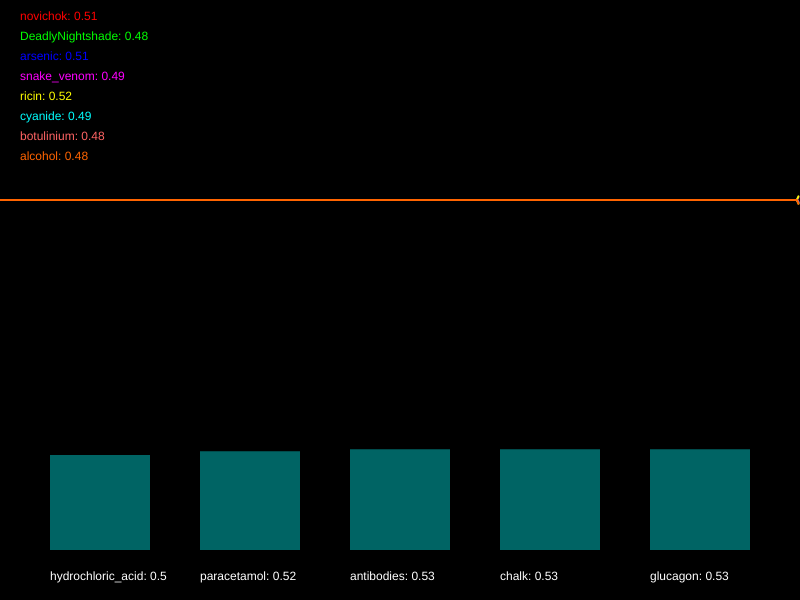
Frame 1 (no input)
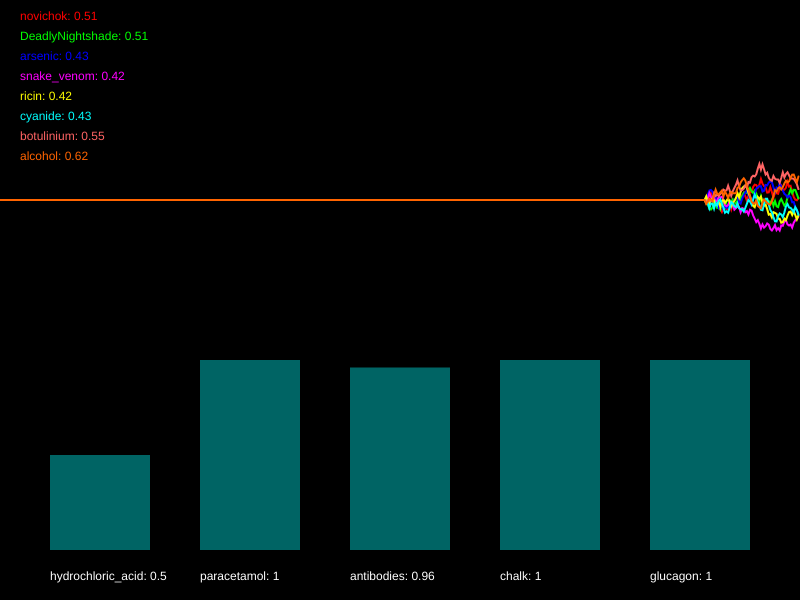
Frame 60 (no input)
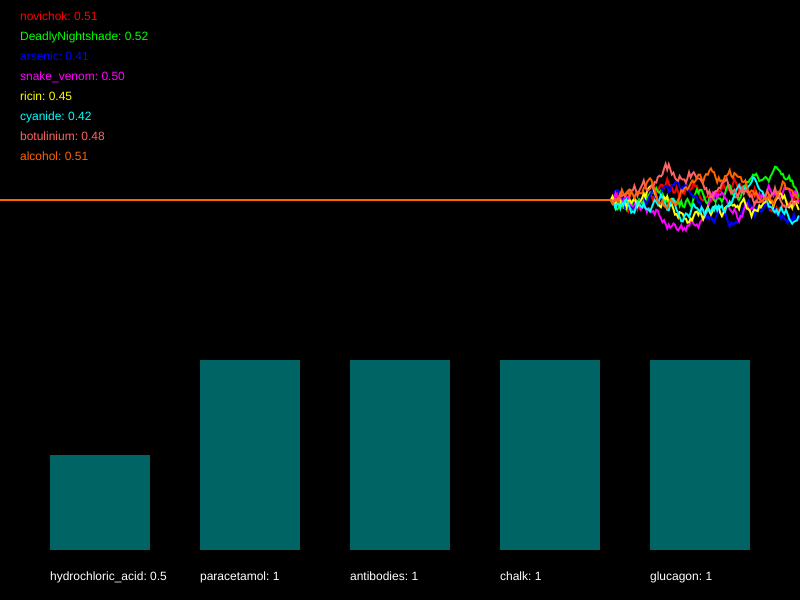
Frame 120 (the mouse pressed at the canvas centre since frame 60)

The p5.js sketch that drew these frames (run headless with seeded random() and noise() and a simulated clock; from frame 60 on, the mouse is pressed at the canvas centre):

// p5.js sketch
// ── sketch.js
/*

Officer: 1450836
CaseNum: 401-3-31822364-1450836

Case 401 - The Case of Norbert's Weiner Stand
Stage 4 - Mortal Cupcake

It seems that Norbert is getting desperate now. In what appears to be his final stand he has set up his own cupcake shop. The laced cupcakes look delicious but they are extremely dangerous. Just a brief whiff of one can induce a series of
deadly symptoms. This is Norbert’s most complex poison to date, so you’ll have to work hard to produce a viable antidote.

You must develop the antidote by using conditional statements in the draw loop to do the following.

	- When alcohol goes above 0.57, botulinium dips below 0.3, and also novichok goes above 0.43, try decreasing hydrochloric_acid by 0.01
	- If ricin goes above 0.74, DeadlyNightshade goes above 0.26, snake_venom dips below 0.49, and also cyanide dips below 0.35, raise hydrochloric_acid by 0.02
	- When ricin dips below 0.69, whilst at the same time, alcohol goes above 0.32 or snake_venom dips below 0.46, decrease paracetamol by 0.03
	- If either DeadlyNightshade goes above 0.39, novichok goes above 0.28, arsenic dips below 0.34, or perhaps cyanide goes above 0.68, increase paracetamol by 0.05
	- When DeadlyNightshade goes above 0.73 or cyanide dips below 0.41, whilst at the same time, novichok dips below 0.68, decrease antibodies by 0.02
	- If either botulinium dips below 0.27, snake_venom goes above 0.43, alcohol dips below 0.53, or perhaps ricin dips below 0.26, raise antibodies by 0.03
	- If arsenic dips below 0.25 and botulinium dips below 0.26, or on the other hand, alcohol dips below 0.46, decrement chalk by 0.05
	- When DeadlyNightshade dips below 0.65 and cyanide goes above 0.62, or on the other hand, novichok dips below 0.73 or snake_venom goes above 0.63, increase chalk by 0.03
	- When arsenic dips below 0.35 or cyanide dips below 0.71, or on the other hand, ricin goes above 0.39 and botulinium goes above 0.46, reduce glucagon by 0.02
	- When DeadlyNightshade dips below 0.27 and snake_venom dips below 0.63, or on the other hand, alcohol goes above 0.52 or novichok goes above 0.33, increase glucagon by 0.05


Your conditional statements should consider the following poisons:

	- novichok
	- DeadlyNightshade
	- arsenic
	- snake_venom
	- ricin
	- cyanide
	- botulinium
	- alcohol


Your conditional statements should modify the following antidotes:

	- hydrochloric_acid
	- paracetamol
	- antibodies
	- chalk
	- glucagon


- There are many ways to complete this task but you should only use the following commands:

	if(){}
	>
	<
	&&
	||
	+=
	-=

*/

//Declare the poison variables
var novichok;
var DeadlyNightshade;
var arsenic;
var snake_venom;
var ricin;
var cyanide;
var botulinium;
var alcohol;


//Declare the antidote variables
var hydrochloric_acid;
var paracetamol;
var antibodies;
var chalk;
var glucagon;


//This variable is used for drawing the graph
var graphs;


function setup()
{

	createCanvas(800,600);
	strokeWeight(2);

	//initialise the poisons and antidotes
	novichok = 0.5;
	DeadlyNightshade = 0.5;
	arsenic = 0.5;
	snake_venom = 0.5;
	ricin = 0.5;
	cyanide = 0.5;
	botulinium = 0.5;
	alcohol = 0.5;
	hydrochloric_acid = 0.5;
	paracetamol = 0.5;
	antibodies = 0.5;
	chalk = 0.5;
	glucagon = 0.5;


	//fills the graph with empty values
	graphs = [];

	for(var i = 0; i < 8; i++)
	{
		graphs.push([]);
		for(var j = 0; j < 512; j++)
		{
			graphs[i].push(0.5);
		}
	}

}

function draw()
{

	//Develop the antidote below
	//Write conditional statements to change the amount of each substance ...
	// - When alcohol goes above 0.57, botulinium dips below 0.3, and also novichok goes above 0.43, try decreasing hydrochloric_acid by 0.01
	// - If ricin goes above 0.74, DeadlyNightshade goes above 0.26, snake_venom dips below 0.49, and also cyanide dips below 0.35, raise hydrochloric_acid by 0.02
	// - When ricin dips below 0.69, whilst at the same time, alcohol goes above 0.32 or snake_venom dips below 0.46, decrease paracetamol by 0.03
	// - If either DeadlyNightshade goes above 0.39, novichok goes above 0.28, arsenic dips below 0.34, or perhaps cyanide goes above 0.68, increase paracetamol by 0.05
	// - When DeadlyNightshade goes above 0.73 or cyanide dips below 0.41, whilst at the same time, novichok dips below 0.68, decrease antibodies by 0.02
	// - If either botulinium dips below 0.27, snake_venom goes above 0.43, alcohol dips below 0.53, or perhaps ricin dips below 0.26, raise antibodies by 0.03
	// - If arsenic dips below 0.25 and botulinium dips below 0.26, or on the other hand, alcohol dips below 0.46, decrement chalk by 0.05
	// - When DeadlyNightshade dips below 0.65 and cyanide goes above 0.62, or on the other hand, novichok dips below 0.73 or snake_venom goes above 0.63, increase chalk by 0.03
	// - When arsenic dips below 0.35 or cyanide dips below 0.71, or on the other hand, ricin goes above 0.39 and botulinium goes above 0.46, reduce glucagon by 0.02
	// - When DeadlyNightshade dips below 0.27 and snake_venom dips below 0.63, or on the other hand, alcohol goes above 0.52 or novichok goes above 0.33, increase glucagon by 0.05
	if(alcohol > 0.57 && botulinium < 0.3 && novichok > 0.43){
		hydrochloric_acid -= 0.01;
	}

	if(ricin > 0.74 && DeadlyNightshade > 0.26 && snake_venom < 0.49 && cyanide < 0.35){
		hydrochloric_acid += 0.02;
	}

	if(ricin < 0.69 && ( alcohol > 0.32 || snake_venom < 0.46)){
		paracetamol -= 0.03;
	}

	if(DeadlyNightshade > 0.39 || novichok > 0.28 || arsenic < 0.34 || cyanide > 0.68){
		paracetamol += 0.05;
	}

	if((DeadlyNightshade > 0.73 || cyanide < 0.41) && novichok < 0.68){
		antibodies -= 0.02;
	}

	if(botulinium < 0.27 || snake_venom > 0.43 || alcohol < 0.53 || ricin < 0.26){
		antibodies += 0.03;
	}

	if((arsenic < 0.25 && botulinium < 0.26) || alcohol < 0.46){
		chalk -= 0.05;
	}

	if((DeadlyNightshade < 0.65 && cyanide > 0.62 ) || (novichok < 0.73 || snake_venom > 0.63)){
		chalk += 0.03;
	}

	if((arsenic < 0.35 || cyanide < 0.71 )|| (ricin > 0.39 && botulinium > 0.46)){
		glucagon -= 0.02;
	}

	if((DeadlyNightshade < 0.27 && snake_venom < 0.63) || (alcohol > 0.52 || novichok > 0.33)){
		glucagon += 0.05;
	}


	//////////////////////////////////////////////////////

	//the code below generates new values using random numbers

	/*
		For testing, you might want to temporarily comment out
		these lines and set the same variables to constant values
		instead.
	*/

	novichok = nextValue(graphs[0],novichok);
	DeadlyNightshade = nextValue(graphs[1],DeadlyNightshade);
	arsenic = nextValue(graphs[2],arsenic);
	snake_venom = nextValue(graphs[3],snake_venom);
	ricin = nextValue(graphs[4],ricin);
	cyanide = nextValue(graphs[5],cyanide);
	botulinium = nextValue(graphs[6],botulinium);
	alcohol = nextValue(graphs[7],alcohol);


	hydrochloric_acid = constrain(hydrochloric_acid, 0, 1);
	paracetamol = constrain(paracetamol, 0, 1);
	antibodies = constrain(antibodies, 0, 1);
	chalk = constrain(chalk, 0, 1);
	glucagon = constrain(glucagon, 0, 1);


	///////// DO NOT CHANGE THE CODE BELOW ///////////

	//drawing code

	// set background
	background(0);
	noFill();

	//draw the graphs for the vitals

	var colors = [
		color(255, 0, 0),
		color(0, 255, 0),
		color(0, 0, 255),
		color(255, 0, 255),
		color(255, 255, 0),
		color(0, 255, 255),
		color(255, 100, 100),
		color(255, 100, 0)
	];

	for(var i = 0; i < graphs.length; i++)
	{
		stroke(colors[i]);
		drawGraph(graphs[i]);
	}

	//draw the poisons as text
	noStroke();
	fill(colors[0]);
	text('novichok: ' + nf(novichok,1,2), 20,20);
	fill(colors[1]);
	text('DeadlyNightshade: ' + nf(DeadlyNightshade,1,2), 20,40);
	fill(colors[2]);
	text('arsenic: ' + nf(arsenic,1,2), 20,60);
	fill(colors[3]);
	text('snake_venom: ' + nf(snake_venom,1,2), 20,80);
	fill(colors[4]);
	text('ricin: ' + nf(ricin,1,2), 20,100);
	fill(colors[5]);
	text('cyanide: ' + nf(cyanide,1,2), 20,120);
	fill(colors[6]);
	text('botulinium: ' + nf(botulinium,1,2), 20,140);
	fill(colors[7]);
	text('alcohol: ' + nf(alcohol,1,2), 20,160);


	//draw the antidotes bar chart
	drawBar(hydrochloric_acid,50,'hydrochloric_acid');
	drawBar(paracetamol,200,'paracetamol');
	drawBar(antibodies,350,'antibodies');
	drawBar(chalk,500,'chalk');
	drawBar(glucagon,650,'glucagon');


}

function nextValue(graph, val)
{
	//gets the next value for a vital and puts it in an array for drawing
	var delta = random(-0.03,0.03);

	val += delta;
	if(val > 1 || val < 0)
	{
		delta *= -1;
		val += delta * 2;
	}

	graph.push(val)
	graph.shift();
	return val;
}

function drawGraph(graph)
{
	//draws an array as a graph
	beginShape();
	for(var i = 0; i < graph.length; i++)
	{
			vertex(width * i/512, height * 0.5 - graph[i]* height/3)
	}
	endShape();
}


function drawBar(val, x, name)
{
	//draws the bars for bar chart
    noStroke();
    fill(0,100,100);
	var mh = height * 0.4 - 50;
	rect(x,(height - 50) - val*mh, 100, val*mh);
    fill(255);
	text(name + ": " + val, x, height - 20);
}
